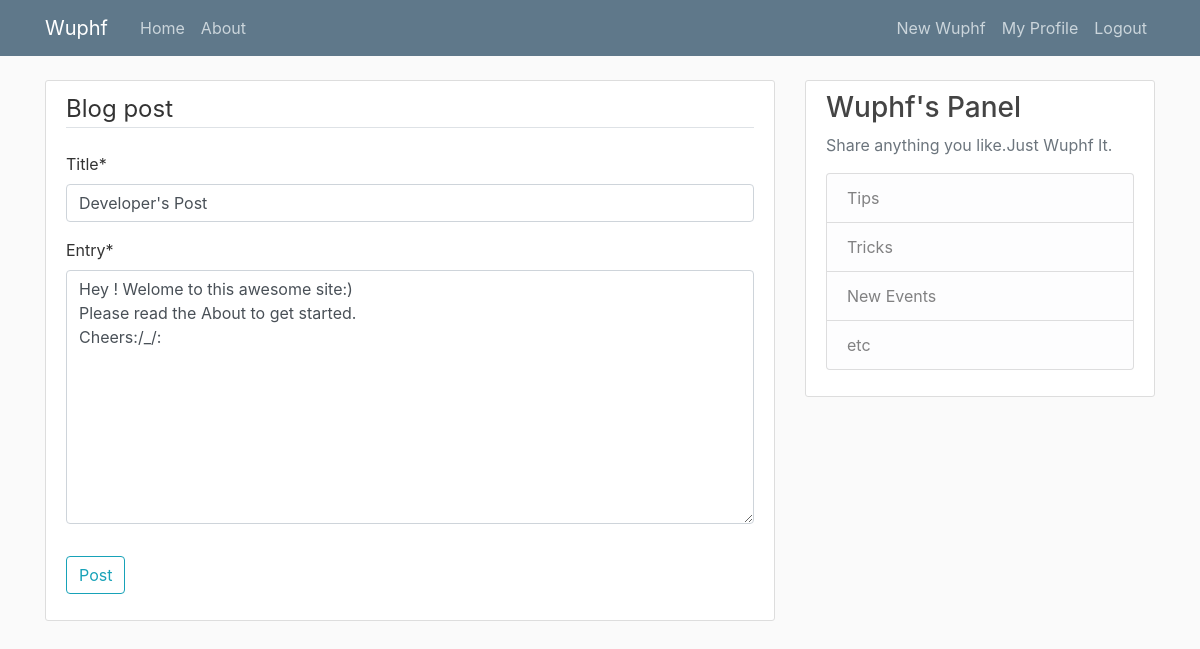
/blog/update/11 (signed in), run on the app's committed database.
### my_blog/models.py (models this page shows, shortened)
class Article(models.Model):
	title = models.CharField(max_length=20)
	entry = models.TextField()
	author = models.ForeignKey(User, on_delete=models.CASCADE)
	date_posted = models.DateTimeField(default=timezone.now)

### my_blog/views.py (the view, shortened to what this page needs)
# urls.py: path('update/<int:pk>',PostUpdateView.as_view(),name='update') ,
class PostUpdateView(LoginRequiredMixin,UserPassesTestMixin, UpdateView):
	model = Article
	fields = [
	'title',
	'entry']
	def test_func(self):
		post = self.get_object()
		if self.request.user == post.author:
			return True
		return False

### templates/my_blog/article_form.html (shortened to what this page needs)
{% extends "base.html" %}
{% load crispy_forms_tags %}
{% block start %}
    <div class="content-section">
        <form method="POST">
            <fieldset class="form-group">
                <legend class="border-bottom mb-4">Blog post</legend>
                {{ form|crispy }}
            </fieldset>
            <div class="form-group">
                <button class="btn btn-outline-info" type="submit">Post</button>
            </div>
        </form>
    </div>
{% endblock  %}

### my_blog/static/my_blog/main.css (style rules this page uses)
body { background: #fafafa; color: #333333; margin-top: 5rem; }
.content-section { background: #ffffff; padding: 10px 20px; border: 1px solid #dddddd; border-radius: 3px; margin-bottom: 20px; }

### data on the page
Article: title "Developer's Post", entry "Hey ! Welome to this awesome site:) Please read the About to get started. Cheers:/_/:"
